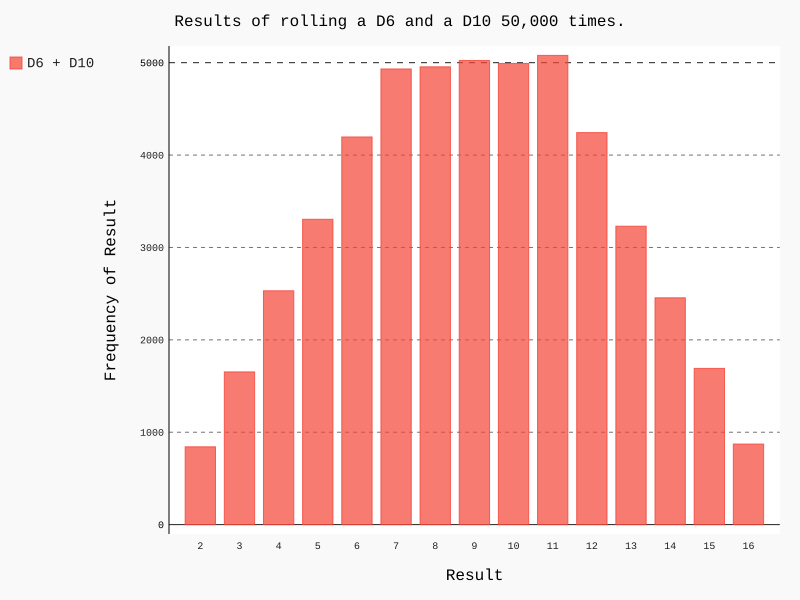

This chart was generated by the following Python code:
import pygal
from die import Die

# Create two D6 dice.
die_1 = Die()
die_2 = Die(10)

# Make some rolls, and store results in a list.
results = [die_1.roll() + die_2.roll() for roll_num in range(50000)]

# Analyze the results.
frequencies = []
max_result = die_1.num_sides + die_2.num_sides

frequencies = [results.count(value) for value in range(2, max_result+1)]

# Visualize the results.
hist = pygal.Bar()

the_range = [str(x) for x in range(2, max_result+1)]
print(the_range)


hist.title = "Results of rolling a D6 and a D10 50,000 times."
hist.x_labels = the_range
hist.x_title = "Result"
hist.y_title = "Frequency of Result"

hist.add('D6 + D10', frequencies)
hist.render_to_file('die_visual.svg')
